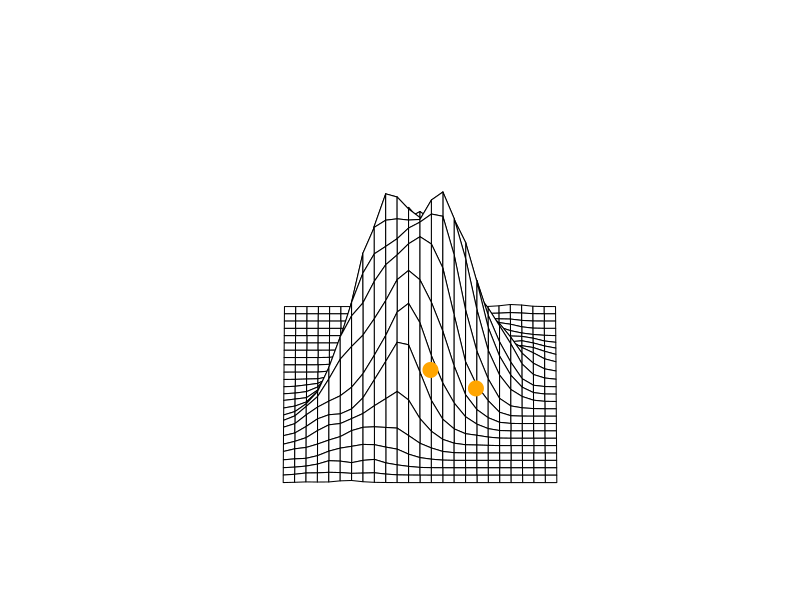
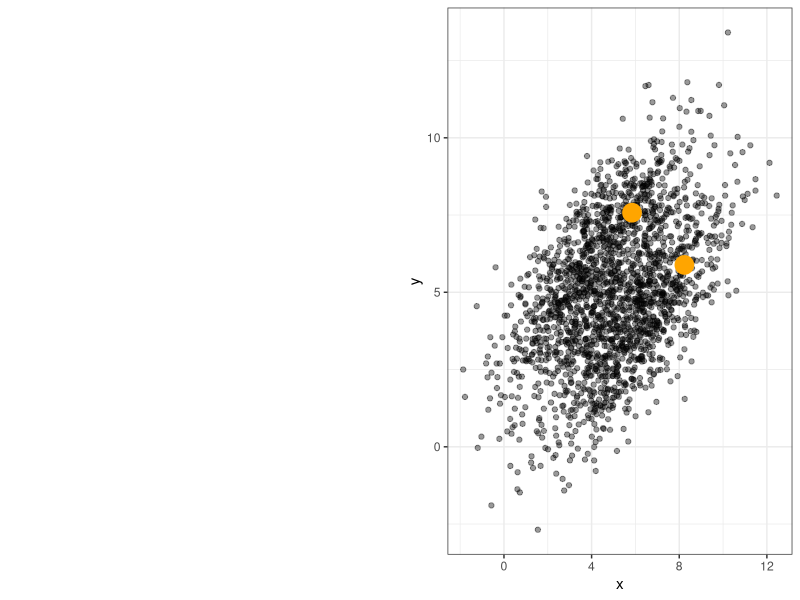
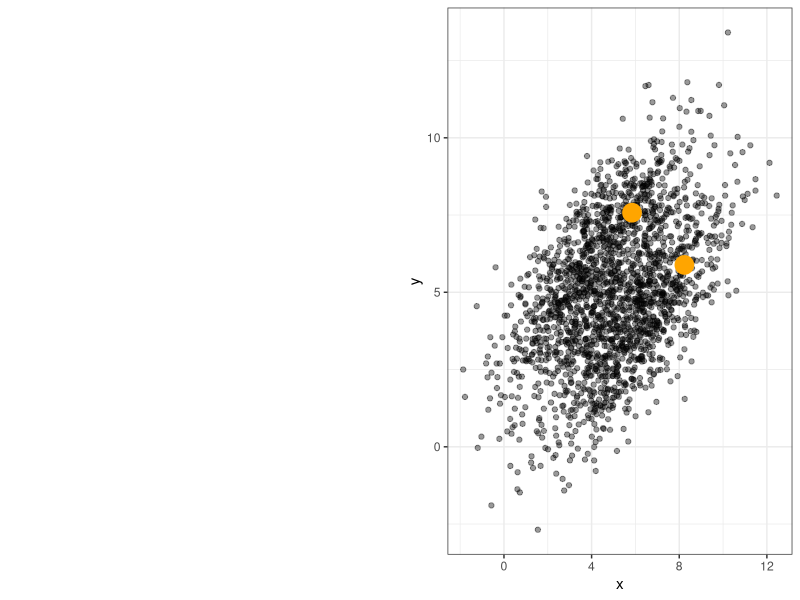

The R script that drew these images, in order:
# PREREQ -----------------------------------------------------------------------

library(knitr)
library(mvtnorm)
library(ggplot2)
library(MASS)
library(cowplot)
library(tidyverse)

options(digits = 3, 
        width = 65, 
        str = strOptions(strict.width = "cut", vec.len = 3))

# DATA -------------------------------------------------------------------------

set.seed(1020)

# Create data as mixture of Gaussians

mu_1 = c(6, 4)
mu_2 = c(4, 6)
Sigma = matrix(c(4, 3, 3, 4), ncol = 2)

cluster_1 = rmvnorm(1000, 
                    mean = mu_1, 
                    sigma = Sigma)

cluster_2 = rmvnorm(1000, 
                    mean = mu_2, 
                    sigma = Sigma)

data_bvnorm = data.frame(
  cbind(
    rbind(cluster_1, cluster_2),
    rep(0, length(cluster_1))
  )
)

colnames(data_bvnorm) = c("x", "y", "is_sampled")

sampled = sample(seq_len(nrow(data_bvnorm)), 2, replace = FALSE)
data_bvnorm[sampled, "is_sampled"] = 1

highlight = data_bvnorm %>% 
  filter(is_sampled == 1)

x_sampled = highlight[1, 1:2]
y_sampled = highlight[2, 1:2]

density_2d = kde2d(data_bvnorm$x, data_bvnorm$y)

# PLOT -------------------------------------------------------------------------

pdf("../figure/ml-basics-sample-from-dgp.pdf", width = 8, height = 5)

pmat = persp(
  density_2d, 
  box = FALSE, 
  phi = 40,
  r = 160
)

my_points = trans3d(
  
  c(as.numeric(x_sampled[1]), as.numeric(y_sampled[1])), 
  c(as.numeric(x_sampled[2]), as.numeric(y_sampled[2])), 
  c(0, 0), 
  pmat = pmat
  
)

points(my_points, pch = 19, col = "orange", cex = 2)

p_1 = recordPlot()

p_2 = ggplot(data_bvnorm, aes(x = x, y = y)) + 
  geom_point(alpha = 0.4) + 
  labs(x = "x", y = "y") + 
  geom_point(data = highlight, col = "orange", size = 6) +
  theme_bw()

plot_grid(p_1, p_2)

# CHANGE SAVING GO BASE R

ggsave("../figure/ml-basics-sample-from-dgp.pdf", width = 8, height = 5)
dev.off()
